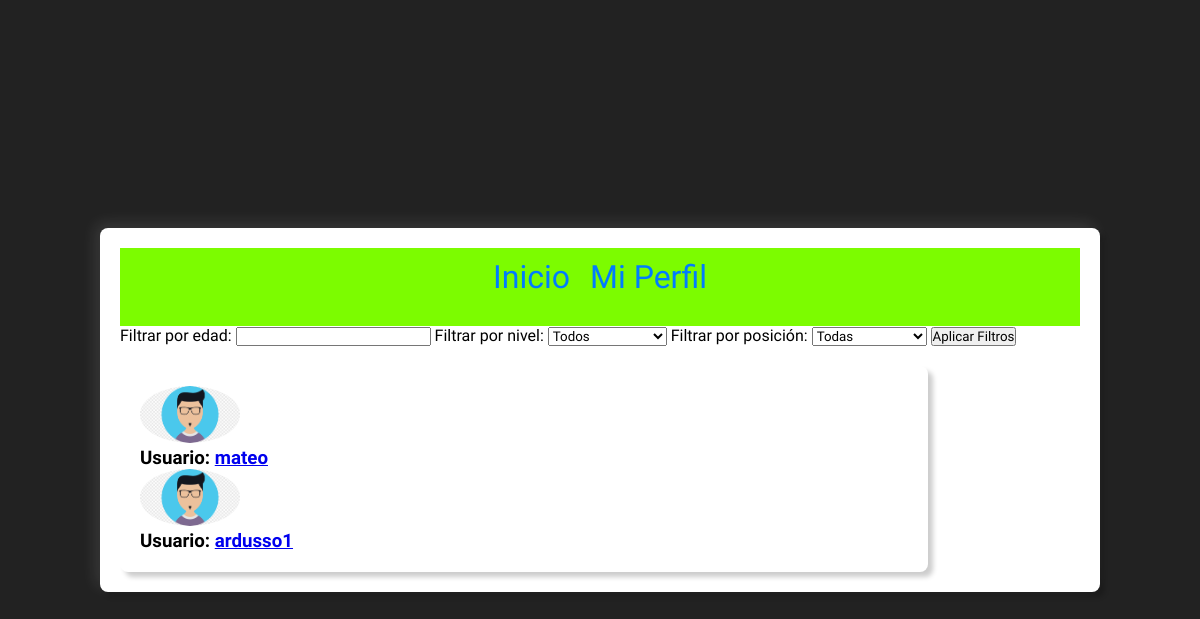
The page /listado-perfiles/ (signed in) on the database as committed earlier.
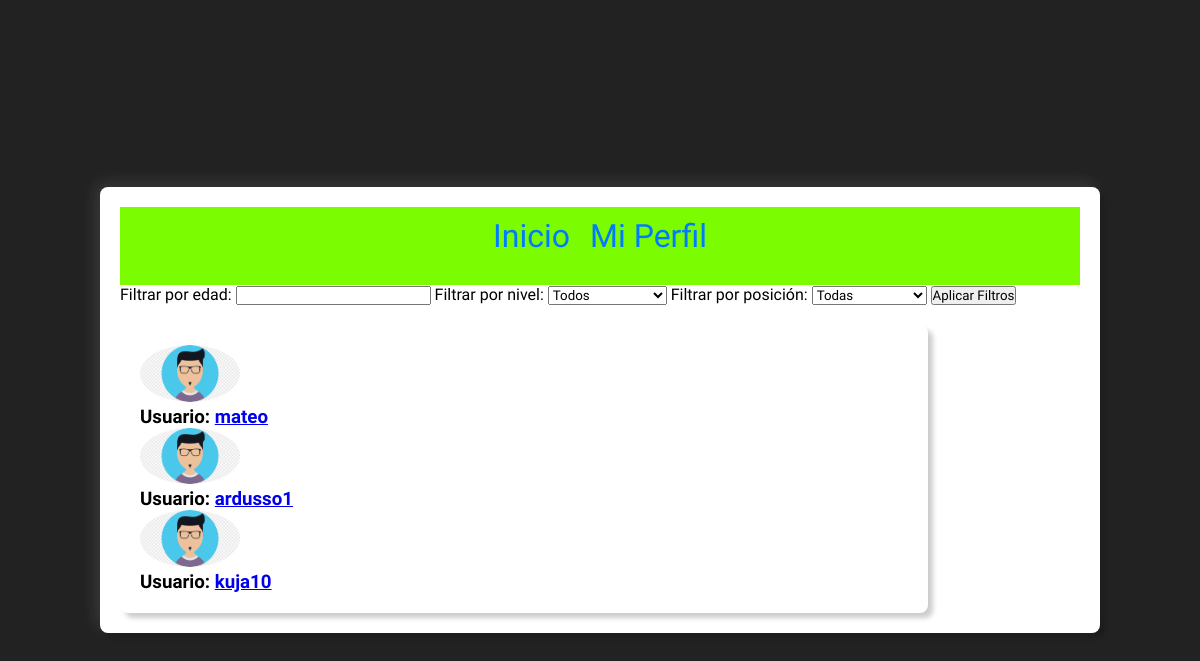
The same page on the database as committed later.
### sitio/models.py (models this page shows)
class Profile(models.Model):
    user = models.ForeignKey(User, on_delete=models.CASCADE,null = True, blank = True)
    image = models.ImageField(default='user.png')
    posicion = models.ForeignKey(Posicion, on_delete=models.CASCADE, null=True, blank=True)
    nivel = models.ForeignKey(Nivel, on_delete=models.CASCADE, null=True, blank=True)
    edad = models.IntegerField(null=True, blank=True)

### sitio/views.py (the view)
# urls.py: path('listado-perfiles/', views.listado_perfiles),
@login_required
def listado_perfiles(request):
    perfiles = Profile.objects.all()
    niveles = Nivel.objects.all()
    posiciones = Posicion.objects.all()
    edad = request.GET.get('edad')
    nivel = request.GET.get('nivel')
    posicion = request.GET.get('posicion')
    if edad:
        perfiles = perfiles.filter(edad=edad)
    if nivel:
        perfiles = perfiles.filter(nivel__nombre=nivel)
    if posicion:
        perfiles = perfiles.filter(posicion__nombre=posicion)
    return render(request, 'listado_perfiles.html', {'lista_perfiles': perfiles, 'user': request.user, 'niveles':niveles, 'posiciones':posiciones})

### sitio/templates/listado_perfiles.html (shortened to what this page needs)
{% load static %}
<!DOCTYPE html>
<html>
<head>
    <link rel="stylesheet" type="text/css" href='{% static "css/style_feedpage.css" %}'>
    <link rel="stylesheet" type="text/css" href='{% static "css/style_profilelist.css" %}'>
    <link rel="stylesheet" type="text/css" href='{% static "css/style_profile.css" %}'>
</head>
<body>
    <div class="feed-container">
        <div class="navbar">
            <nav class="second-nav">
                <a class="feed-title" href="javascript:void(0)" onclick="mostrarContenido('inicio')">Inicio</a>
                {% if request.user.is_authenticated %}
                <a class="profile-title" href="/profile/{{user}}">Mi Perfil</a>
                {% endif %}
            </nav>
        </div>
        <div class="content">
            <div class="filter-container">
                <form method="get">
                    <label for="edad">Filtrar por edad:</label>
                    <input type="number" name="edad" id="edad" value="{{ request.GET.edad }}">
                    <label for="nivel">Filtrar por nivel:</label>
                    <select name="nivel" id="nivel">
                        <option value="">Todos</option>
                    </select>
                    <label for="posicion">Filtrar por posición:</label>
                    <select name="posicion" id="posicion">
                        <option value="">Todas</option>
                    </select>
                    <button type="submit">Aplicar Filtros</button>
                </form>
            </div>
            <div class="feed-container" id="inicio-content">
                <div class="lista-perfiles">
                    {% for perfil in lista_perfiles %}
                        <div class="perfil">
                            <div class="user-image">
                                <img src="{{perfil.image.url}}">
                            </div>
                            <div class="datos-perfil">
                                <h3 class="perfil-user">Usuario: <a href="/profile/{{perfil.user}}">{{perfil.user}}</a></h3>
                            </div>
                        </div>
                    {% endfor %}
                </div>
            </div>
        </div>
    </div>
</body>
</html>

### sitio/static/css/style_feedpage.css (style rules this page uses)
* { margin: 0; padding: 0; font-family: 'Ubuntu Condensed', sans-serif; }
body { min-height: 100vh; display: grid; place-items: center; background: #222; }
.feed-container { width: 80%; background-color: #fff; border-radius: 8px; box-shadow: 5px 5px 5px rgba(0, 0, 0, 0.2), -5px -5px 15px rgba(255, 255, 255, 0.1); padding: 20px; margin-top: 20px; }
.feed-title { font-size: 2em; color: #007bff; margin-bottom: 20px; text-decoration: none; }
.user-image { margin-right: 15px; }
.user-image img { max-width: 100px; border-radius: 50%; }

### sitio/static/css/style_profilelist.css (style rules this page uses)
* { margin: 0; padding: 0; font-family: 'Ubuntu Condensed', sans-serif; }
body { min-height: 100vh; display: grid; place-items: center; background: #222; }
.feed-container { width: 80%; background-color: #fff; border-radius: 8px; box-shadow: 5px 5px 5px rgba(0, 0, 0, 0.2), -5px -5px 15px rgba(255, 255, 255, 0.1); padding: 20px; margin-top: 20px; }
.feed-title { font-size: 2em; color: #007bff; margin-bottom: 20px; text-decoration: none; }
.user-image { margin-right: 15px; }
.user-image img { max-width: 100px; border-radius: 50%; }
.navbar { background-color: lawngreen; display: flex; justify-content: center; align-items: center; padding: 10px 0; }
.second-nav { display: flex; gap: 20px; }

### sitio/static/css/style_profile.css (style rules this page uses)
* { font-family: 'Ubuntu Condensed', sans-serif; }
body { margin: 0; min-height: 100vh; background: #222; display: flex; justify-content: center; align-items: center; }
.profile-title { font-size: 2em; color: #007bff; margin-bottom: 20px; text-decoration: none; }

Rows that differ between the two databases and show on the page:
added Profile: image (placeholder picture), user "kuja10"
